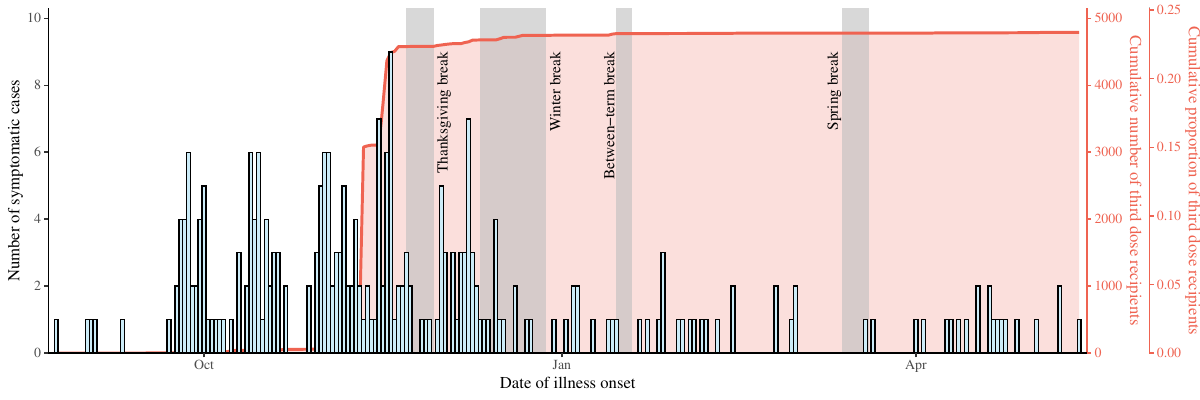

Write R code to recreate this figure.
library(readxl)
library(tidyr)
library(dplyr)
library(ggplot2); theme_set(theme_bw(base_family = "Times", base_size=12))
library(lubridate)
library(egg)
source("../R/combine_axes.R")

load("../data_processed/iowa.rda")

g1 <- ggplot(iowa) +
  geom_ribbon(aes(date, ymax=cumsum(vax_doses)/500, ymin=0), fill="#EF6351", alpha=0.2) +
  annotate("rect", xmin=as.Date("2015-11-22"), xmax=as.Date("2015-11-29"), ymin=-Inf, ymax=Inf, fill="gray", alpha=0.6) +
  annotate("rect", xmin=as.Date("2015-12-11"), xmax=as.Date("2015-12-28"), ymin=-Inf, ymax=Inf, fill="gray", alpha=0.6) +
  annotate("rect", xmin=as.Date("2016-01-15"), xmax=as.Date("2016-01-19"), ymin=-Inf, ymax=Inf, fill="gray", alpha=0.6) +
  annotate("rect", xmin=as.Date("2016-03-13"), xmax=as.Date("2016-03-20"), ymin=-Inf, ymax=Inf, fill="gray", alpha=0.6) +
  geom_line(aes(date, cumsum(vax_doses)/500), col="#EF6351", lwd=1) +
  geom_bar(aes(date, onset), stat="identity", fill = "#CCECF8", width=1, col="black") +
  annotate("text", x=as.Date("2015-11-30"), y=9, label="Thanksgiving break", angle=90, hjust=1, vjust=1, family="Times") +
  annotate("text", x=as.Date("2015-12-29"), y=9, label="Winter break", angle=90, hjust=1, vjust=1, family="Times") +
  annotate("text", x=as.Date("2016-01-15"), y=9, label="Between-term break", angle=90, hjust=1, vjust=-0.2, family="Times") +
  annotate("text", x=as.Date("2016-03-13"), y=9, label="Spring break", angle=90, hjust=1, vjust=-0.4, family="Times") +
  scale_x_date("Date of illness onset", limits=c(as.Date("2015-08-22"), as.Date("2016-05-15")),
               expand=c(0, 0)) +
  scale_y_continuous("Number of symptomatic cases", limits=c(0, 10.3), expand=c(0, 0),
                     breaks=0:6*2,
                     sec.axis = sec_axis(~.*500, name="Cumulative number of third dose recipients")) +
  theme(
    panel.grid = element_blank(),
    panel.border = element_blank(),
    axis.line = element_line(),
    axis.title.y.right = element_text(color="#EF6351"),
    axis.text.y.right = element_text(color="#EF6351"),
    axis.ticks.y.right = element_line(color="#EF6351"),
    axis.line.y.right = element_line(color="#EF6351")
  )

g1B <- (ggplot(iowa)
        + labs(x="")
        + scale_x_discrete(breaks=NULL)
        + scale_y_continuous("Cumulative proportion of third dose recipients", expand=c(0, 0), limits=c(0, 5150/20496), position = "right")
        + geom_blank(aes(NA, cumsum(vax_doses)/20496))
        + theme(
          axis.line.y = element_line(color="#EF6351")
          , axis.ticks.y = element_line(color="#EF6351")
          , axis.text.y = element_text(color="#EF6351")
          , axis.title.y = element_text(color="#EF6351")
        )
)

gtot <- combine_axes(g1,g1B,pattern="(axis-r|ylab-r|panel)",add_pos="r", pad_inner = 0)

ggsave("time_series.pdf", gtot, width=12, height=4)
